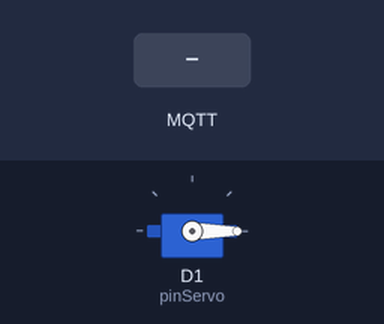
Simulated run of this program. Board: ESP8266 (NodeMCU). Shown: servo. The test bench sets the inputs (shaded band). WiFi joins after 1.5 s; servers stay silent unless stated; no MQTT or app messages arrive unless stated; what the program prints to the serial monitor is not drawn.

Above: at 2.7 s.
2.8 s: MQTT message "90" arrives on the first subscribed topic
At 4.0 s:
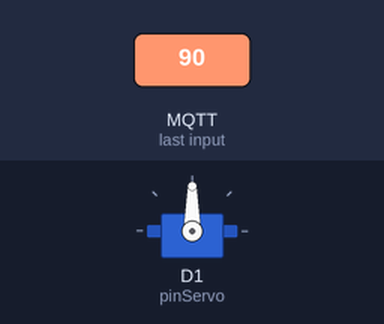
4.3 s: MQTT message "200" arrives on the first subscribed topic
At 5.4 s:
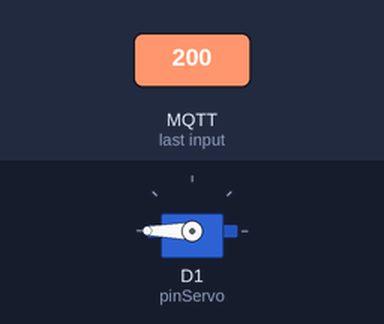
5.8 s: MQTT message "0" arrives on the first subscribed topic
At 6.5 s:
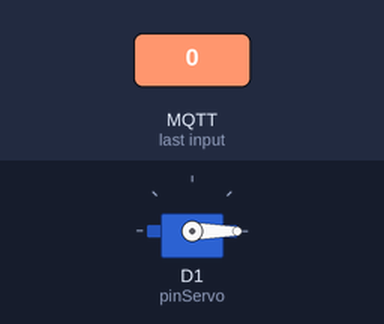
Timing chart, 0 to 8.8 s (numbered marks = the images above; inputs shaded):
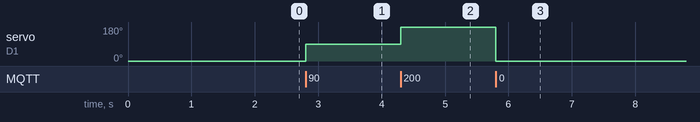

Measured:
- after the input at 2.8 s, servo on D1 (pinServo): 0° → 90° at once
- after the input at 4.3 s, servo on D1 (pinServo): 90° → 180° at once
- after the input at 5.8 s, servo on D1 (pinServo): 180° → 0° at once

The program:

main.cpp
```cpp
#include <ESP8266WiFi.h> //bilbioteca para usar funções wifi do esp
#include <PubSubClient.h> //cliente MQTT
#include <Servo.h>

// WIFI
const char* SSID = " "; //nome da rede
const char* PASSWORD = ""; //senha

// MQTT
const char* BROKER_MQTT = "192.168.0.14"; //endereço do broker
int BROKER_PORT = 1883; //porta de comunicação do mqtt

WiFiClient espClient;           //cria objeto cliente
PubSubClient MQTT(espClient);   //instancia o cliente mqtt passando o espClient

#define topicoSub "servo"

//define o pino do led
#define pinServo D1
Servo servo;
int value = 0;
int vmap;

//prototypes
void initPins();
void initSerial();
void initWiFi();
void initMQTT();
void mqtt_callback(char* topic, byte* payload, unsigned int length);

void setup() {
  initPins();
  initSerial();
  initWiFi();
  initMQTT();
}
//define o modo dos pinos e inicializa
void initPins() {
  servo.attach(pinServo);
  servo.write(0); // Inicia motor posição zero
}
void initSerial() {
  Serial.begin(115200); //inicia monitor serial com boundrate 115200
}
 //inicializa e conecta na wifi
void initWiFi() {
  delay(10);
  Serial.println();
  Serial.print("Conectando-se em: ");
  Serial.println(SSID);

  WiFi.begin(SSID, PASSWORD); //conecta-se a rede usando o SSID e PASSWORD
  while (WiFi.status() != WL_CONNECTED) { //enquando o sataus da conexão for diferente de conectado, fica esperando até conectar
    delay(100);
    Serial.print(".");
  }
  Serial.println("");
  Serial.print("Conectado na Rede ");
  Serial.print(SSID);
  Serial.println(" | IP ");
  Serial.println(WiFi.localIP());
}
//conecta ao broker
void initMQTT(){
  MQTT.setServer(BROKER_MQTT, BROKER_PORT);     //seta parametros de conexão MQTT
  MQTT.setCallback(mqtt_callback);              //atribui função callback
}
//função callback, chamada sempre que qualquer informação de um dos tópicos chega
void mqtt_callback(char* topic, byte* payload, unsigned int length) {

  String message;
  //obtem a string do payload recebido
  for (int i = 0; i < length; i++) {
    char c = (char)payload[i];
    message += c;
  }
  //printa informações
  Serial.print("Tópico ");
  Serial.print(topic);
  Serial.print(" | ");
  Serial.println(message);
  //realiza ação de acordo com a string recebida
  //vmap = map(message,0,180,0,185);
  value = message.toInt();
  servo.write(value);
  Serial.println(value);
  //delay(10);
  /*if (message == "1") {
    digitalWrite(ledPin, 1);
  } else {
    digitalWrite(ledPin, 0);
  }*/
  //"zera" string e espera transmissão de dados de saída para completar (?)
  message = "";
  Serial.println();
  Serial.flush();
}
//reconecta ao broker caso a conexão caia ou não esteja conectado
void reconnectMQTT() {
  while (!MQTT.connected()) {
    Serial.print("Tentando se conectar ao Broker MQTT: ");
    Serial.println(BROKER_MQTT);
    //se conseguir conexão o subscribe do(s) topico(s) é feito
    if (MQTT.connect("ESP8266-ESP12-E")) {
      Serial.println("Conectado");
      MQTT.subscribe(topicoSub);
    } else { //caso não consiga conectar espera 2 segundos para tentar de novo
      Serial.println("Falha ao Reconectar");
      Serial.println("Tentando se reconectar em 2 segundos");
      delay(2000);
    }
  }
}
//reconecta wifi
void recconectWiFi() {
  //enquando o status for diferente, fica tentando conecctar
  while (WiFi.status() != WL_CONNECTED) {
    delay(100);
    Serial.print(".");
  }
}
void loop() {
  if (!MQTT.connected()) {//se a conexão cair
    reconnectMQTT();       //tenta conectar novamente
  }
  recconectWiFi(); // se a conexão do esp cair, tenta conectar de novo
  MQTT.loop(); //keep-alive de comunicação com o broker MQTT
}
```
